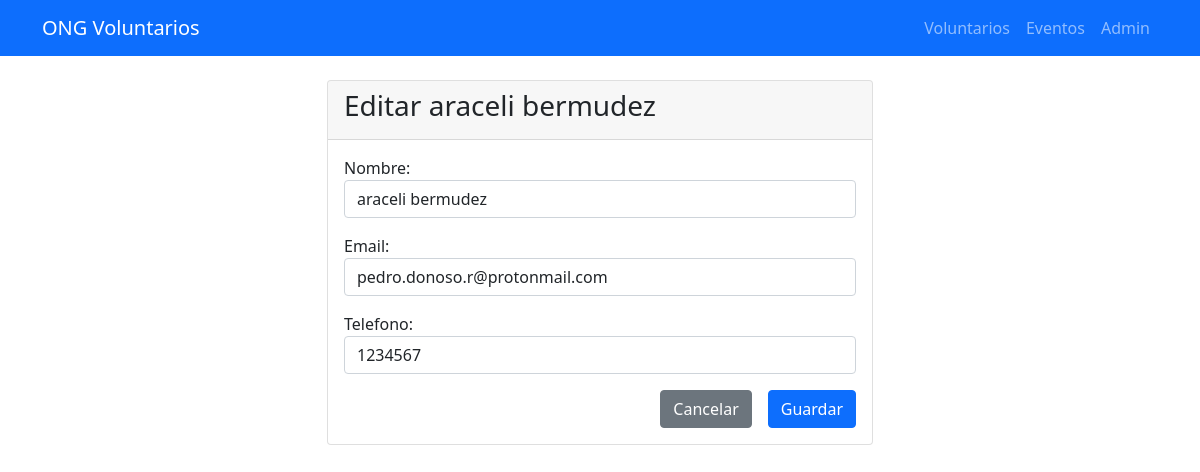
Screenshot of /voluntarios/3/editar/ with the database file from the repository.
### gestion/models.py (models this page shows, shortened)
class Voluntario(models.Model):
    nombre = models.CharField(max_length=255)
    email = models.EmailField(unique=True)
    telefono = models.CharField(max_length=15, blank=True, null=True)
    fecha_registro = models.DateTimeField(auto_now_add=True)

### gestion/views.py (the view)
def voluntario_edit(request, pk):
    voluntario = get_object_or_404(Voluntario, pk=pk)
    if request.method == 'POST':
        form = VoluntarioForm(request.POST, instance=voluntario)
        if form.is_valid():
            form.save()
            messages.success(request, 'Voluntario actualizado')
            return redirect('voluntario_list')
    else:
        form = VoluntarioForm(instance=voluntario)
    return render(request, 'gestion/voluntario_form.html', {
        'form': form,
        'titulo': f'Editar {voluntario.nombre}'
    })

### gestion/forms.py
class VoluntarioForm(forms.ModelForm):
    class Meta:
        model = Voluntario
        fields = ['nombre', 'email', 'telefono']
        widgets = {
            'nombre': forms.TextInput(attrs={'class': 'form-control'}),
            'email': forms.EmailInput(attrs={'class': 'form-control'}),
            'telefono': forms.TextInput(attrs={'class': 'form-control'})
        }

### gestion/templates/gestion/voluntario_form.html (shortened to what this page needs)
{% extends 'gestion/base.html' %}
{% block content %}
<div class="row justify-content-center">
    <div class="col-md-6">
        <div class="card">
            <div class="card-header">
                <h3>{{ titulo }}</h3>
            </div>
            <div class="card-body">
                <form method="post">
                    {{ form.as_p }}
                    <div class="d-grid gap-2 d-md-flex justify-content-md-end">
                        <a href="{% url 'voluntario_list' %}" class="btn btn-secondary me-md-2">Cancelar</a>
                        <button type="submit" class="btn btn-primary">Guardar</button>
                    </div>
                </form>
            </div>
        </div>
    </div>
</div>
{% endblock %}

### rows the page displays
Voluntario: nombre "araceli bermudez", email "pedro.donoso.r@protonmail.com", telefono "1234567"

### other values shown
{{ titulo }} "Editar araceli bermudez"
